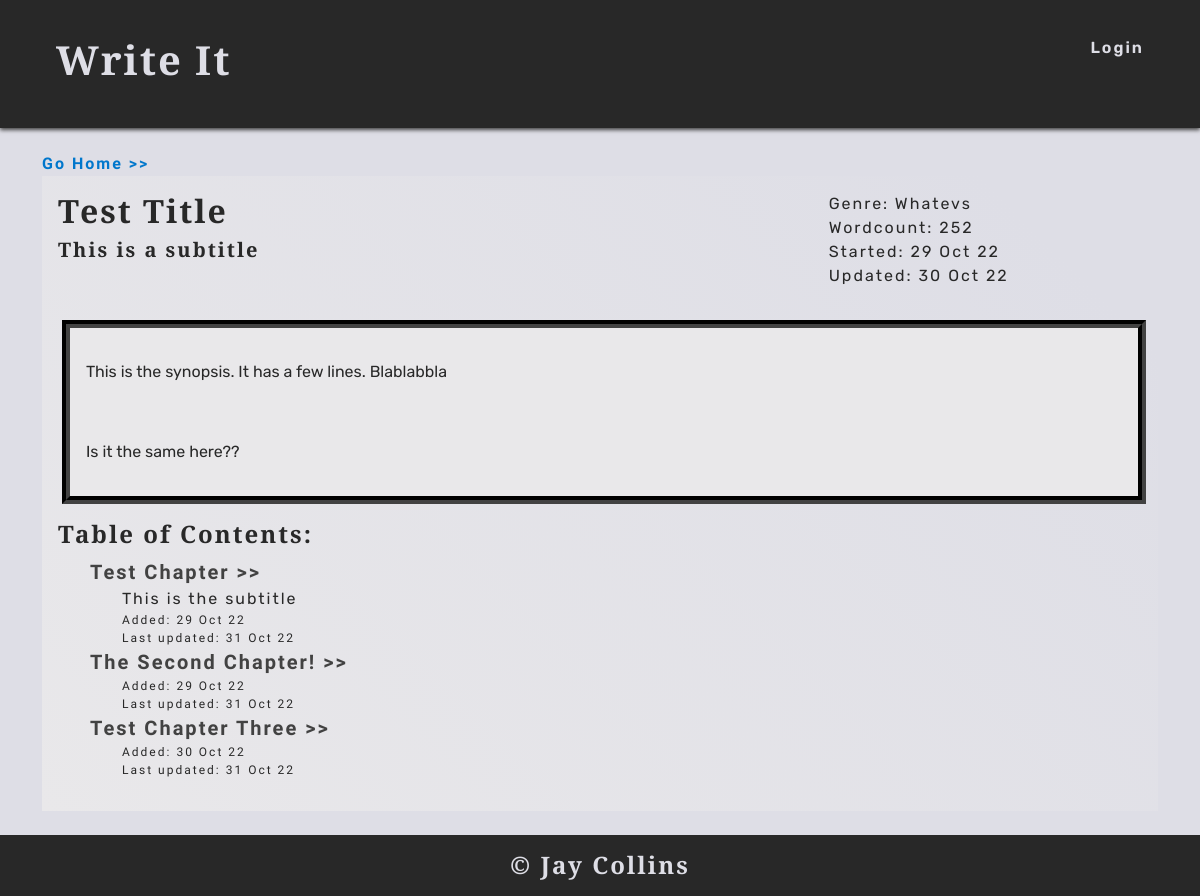
Page /book/test-title on the committed database.
### write/models.py (models this page shows, shortened)
class Book(models.Model):
    creator = models.ForeignKey(Account, on_delete=models.SET_NULL, null=True)
    title = models.CharField(max_length=80, unique=True)
    subtitle = models.CharField(max_length=120, null=True, blank=True)
    slug = models.SlugField(max_length=80, unique=True)
    genre = models.CharField(max_length=80, null=True, blank=True)
    synopsis = models.TextField(blank=True)
    created_on = models.DateField(auto_now_add=True)
    edited_on = models.DateField(auto_now=True)
    status = models.IntegerField(choices=STATUS, default=0)
    class Meta:
        ordering = ['-status', '-created_on']

class Chapter(models.Model):
    book = models.ForeignKey(Book, on_delete=models.SET_NULL, null=True, related_name='chapter')
    title = models.CharField(max_length=40)
    subtitle = models.CharField(max_length=80, null=True, blank=True)
    slug = models.SlugField(max_length=40, unique=True)
    content = models.TextField()
    wordcount = models.IntegerField(default=0)
    created_on = models.DateField(auto_now_add=True)
    edited_on = models.DateField(auto_now=True)
    status = models.IntegerField(choices=STATUS, default=0)
    class Meta:
        ordering = ['created_on']
        get_latest_by = ['created_on']

### write/views.py (the view)
# urls.py: path('book/<slug:slug>', views.book, name='book'),
def book(request, slug):
    book = get_object_or_404(Book, slug=slug)
    chapters = book.chapter.all()
    words = chapters.aggregate(wordcount_sum=Sum('wordcount'))
    template_name = 'write/book.html'
    context = {
        'book': book,
        'chapters': chapters,
        'words': words,
    }
    return render(request, template_name, context)

### write/templates/write/book.html (shortened to what this page needs)
{% extends 'base.html' %}
{% load static %}
{% block content %}
<div>
    <a class="wrt-link" href="{% url 'home' %}">Go Home >></a>
</div>
<section class="container-fluid book-card">
    <div class="row">
        <div class="col-sm-8">
        <h1 class="headings" >{{ book.title }}</h1>
        {% if book.subtitle %}
        <h2 class="subtitle">{{ book.subtitle }}</h2>
        {% endif %}
        </div>
        <div class="col-sm-4">
            <ul>
                <li>Genre: {{ book.genre }}</li>
                <li>Wordcount: {{ words.wordcount_sum }}</li>
                <li>Started: {{ book.created_on|date:"d M y" }}</li>
                <li>Updated: {{ book.chapter.latest.created_on|date:"d M y" }}</li>
            </ul>
        </div>
        <div class="row">
            <div class="content-card ltr-space">
            <p>
                {{ book.synopsis|safe }}
            </p>
            </div>
        </div>
    </div>
    <div class="col-12">
        <h1 class="headings subheadings">Table of Contents:</h1>
        <ol>
            {% for chapter in chapters %}
            <li>
                {% if chapter.status == 1 %}
                <a class="title-link" href="{% url 'chapter' slug=chapter.slug %}">{{ chapter.title }} >></a>
                <ul>{% if chapter.subtitle %}
                    <li>
                        {{ chapter.subtitle }}
                    </li>
                    {% endif %}
                    <li class="little">
                        Added: {{ chapter.created_on|date:'d M y' }}
                    </li>
                    <li class="little">
                        Last updated: {{ chapter.edited_on|date:'d M y' }}
                    </li>
                </ul>
                {% endif %}
            </li>
            {% empty %}
            <p>No chapters yet!</p>
            {% endfor %}
        </ol>
    </div>
</section>
{% endblock %}

### static/css/style.css (style rules this page uses)
:root { --site-black: #282828; --site-dark-grey: #424242; --site-light-grey: #dedee6; --site-white: #e9e8ea; --site-dark-blue: #0077cc; --site-light-blue: #0095ff; --site-dark-orange: #cc5500; --site-light-orange: #ff6400; }
html { height: 100%; }
body { font-family: 'Rubik', sans-serif; font-size: 1rem; color: var(--site-black); letter-spacing: 2px; background-color: var(--site-light-grey); }
.headings { font-family: 'Merriweather', serif; font-size: 2rem; font-weight: 800; }
.subheadings { font-size: 1.5rem; }
.subtitle { font-family: 'Merriweather', serif; font-size: 1.25rem; font-weight: 600; }
.little { font-family: 'Electrolize', sans-serif; font-size: 0.75em; }
.ltr-space { letter-spacing: 0; }
li { list-style: none; }
a { text-decoration: none; }
.wrt-link { font-family: 'Electrolize', sans-serif; color: var(--site-dark-blue); font-weight: 800; transition: all .5s linear; }
.title-link { color: var(--site-dark-grey); font-family: 'Electrolize', sans-serif; font-size: 1.25em; font-weight: 800; transition: all .3s linear; }
.book-card { padding: 1em; background-image: linear-gradient(225deg, var(--site-light-grey) 10%, var(--site-white)); }
.content-card { border: 8px groove var(--site-dark-grey); background-color: var(--site-white); padding: 1em; margin: 1em; }

### rows in the picture
Book: title "Test Title", subtitle "This is a subtitle", genre "Whatevs", created_on "29 Oct 22", chapter.latest.created_on "30 Oct 22", synopsis "This is the synopsis. It has a few lines. Blablabbla Is it the same here??"
Chapter: title "Test Chapter", subtitle "This is the subtitle", created_on "29 Oct 22", edited_on "31 Oct 22"
Chapter: title "The Second Chapter!", created_on "29 Oct 22", edited_on "31 Oct 22"
Chapter: title "Test Chapter Three", created_on "30 Oct 22", edited_on "31 Oct 22"

### other values in the picture
{{ words.wordcount_sum }} "252"
